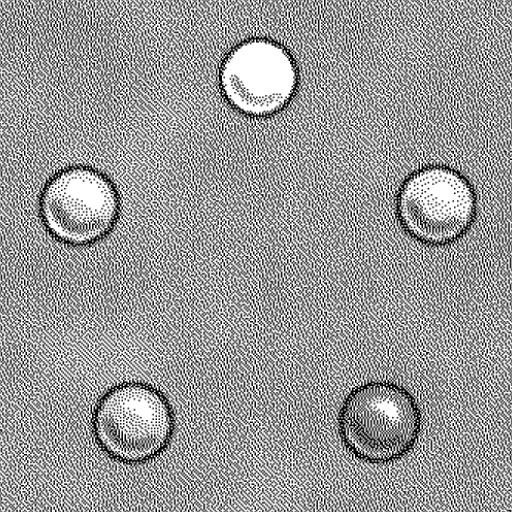
#> input picture android/app/src/main/ic_launcher-playstore.png, 512 x 512 px
$ python -i dither_for_printer.py   (imports and definitions only)
#> lines starting #> are read from the running program, lines starting #| are printed output that depends on the picture
#!/usr/bin/env python3
"""
Convert card images to dithered monochrome for thermal printing.
Uses Floyd-Steinberg dithering (Pillow built-in) with optional brightness pre-lift.

Dark images are automatically brightened before dithering so detail isn't
lost in solid black areas. Use --brightness to tune the lift amount.

Usage:
  python3 dither_for_printer.py                         # default settings
  python3 dither_for_printer.py --brightness 30         # stronger lift
  python3 dither_for_printer.py --brightness 0          # no lift
  python3 dither_for_printer.py --force                 # re-dither all (skip cache)
  python3 dither_for_printer.py card_images/ card_images_dithered/  # legacy
  python3 dither_for_printer.py images/card_images/ images/card_images_dithered/
"""

import sys
import os
import argparse
from pathlib import Path
from PIL import Image, ImageOps, ImageEnhance, ImageStat

PRINTER_WIDTH = 384


def _mean_luminance(gray_img):
    """Return mean luminance 0-255 of a grayscale PIL image."""
    return ImageStat.Stat(gray_img).mean[0]


def _auto_brightness_factor(mean_lum, dark_threshold=100, target_lum=140):
    """
    If the image mean luminance is below dark_threshold, return a multiplicative
    factor that would push the mean toward target_lum.
    Returns 1.0 for images that aren't dark.
    """
    if mean_lum >= dark_threshold or mean_lum < 1:
        return 1.0
    return target_lum / mean_lum


def dither_image(input_path, output_path, brightness_boost=15):
    """
    Convert a colour card image to a dithered 1-bit BMP for thermal printing.

    Steps:
    1. Resize to 384 px wide, keep aspect ratio
    2. Convert to grayscale
    3. Auto-brighten dark images (+ optional fixed boost)
    4. Floyd-Steinberg error-diffusion dither (Pillow built-in C implementation)
    5. Save as BMP
    """
#> called with output_path = 'out.png', brightness_boost = 15
    try:
        img = Image.open(input_path).convert('RGB')

        # Resize to printer width
        aspect = img.height / img.width
#> aspect = 1
        new_h = int(PRINTER_WIDTH * aspect)
#> new_h = 384
        img = img.resize((PRINTER_WIDTH, new_h), Image.Resampling.LANCZOS)
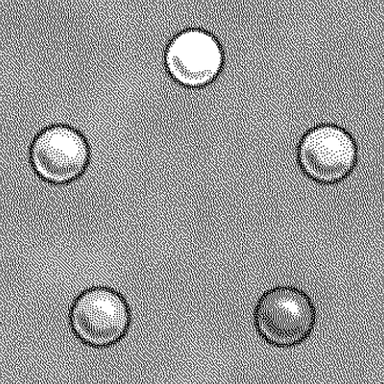
#> img: PIL image 384x384 RGB; min 0, max 255, mean 153.9

        # Grayscale
        gray = ImageOps.grayscale(img)

        # Auto-brighten dark images
        mean_lum = _mean_luminance(gray)
#> mean_lum = 153.9
        auto_factor = _auto_brightness_factor(mean_lum)
#> auto_factor = 1
        total_factor = auto_factor + (brightness_boost / 100.0)
#> total_factor = 1.15
        if total_factor > 1.0:
            gray = ImageEnhance.Brightness(gray).enhance(total_factor)
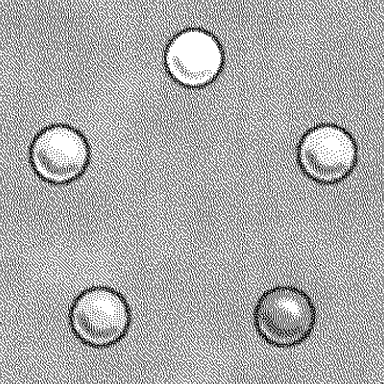
#> gray: PIL image 384x384 L; min 0, max 255, mean 173.3

        # Floyd-Steinberg dither (Pillow's built-in C implementation)
        bmp = gray.convert('1', dither=Image.Dither.FLOYDSTEINBERG)
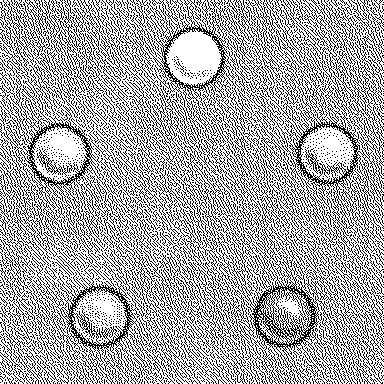
#> bmp: PIL image 384x384 1; 66.8% white; black in thin lines or dots

        os.makedirs(os.path.dirname(output_path), exist_ok=True)
        bmp.save(output_path, 'BMP')
        return True

    except Exception as e:
        print(f"   Error dithering {os.path.basename(output_path)}: {e}")
        return False


# [49 lines left out: function dither_directory, not called in this run]


# [14 lines not run here, left out]

>>> result = dither_image('../../android/app/src/main/ic_launcher-playstore.png', 'out.png')
